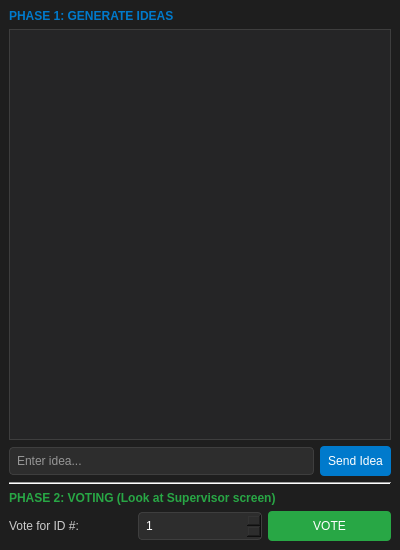
<?xml version="1.0" encoding="UTF-8"?>
<ui version="4.0">
 <class>WorkerWindow</class>
 <widget class="QMainWindow" name="WorkerWindow">
  <property name="geometry">
   <rect>
    <x>0</x>
    <y>0</y>
    <width>400</width>
    <height>550</height>
   </rect>
  </property>
  <property name="windowTitle">
   <string>Worker Terminal</string>
  </property>
  <property name="styleSheet">
   <string notr="true">QMainWindow { background-color: #1e1e1e; color: #ffffff; }
QLineEdit, QSpinBox { background-color: #2d2d2d; border: 1px solid #3e3e3e; color: #ffffff; padding: 5px; border-radius: 4px; }
QPushButton { background-color: #007acc; color: white; border: none; padding: 8px; border-radius: 4px; }
QPushButton:hover { background-color: #0098ff; }
QPushButton#btnVote { background-color: #28a745; }
QPushButton#btnVote:hover { background-color: #34c759; }
QListWidget { background-color: #252526; border: 1px solid #3e3e3e; color: #cccccc; }
QLabel { color: #cccccc; }</string>
  </property>
  <widget class="QWidget" name="centralwidget">
   <layout class="QVBoxLayout" name="verticalLayout">
    <item>
     <widget class="QLabel" name="label">
      <property name="text">
       <string>PHASE 1: GENERATE IDEAS</string>
      </property>
      <property name="styleSheet">
       <string notr="true">font-weight: bold; color: #007acc;</string>
      </property>
     </widget>
    </item>
    <item>
     <widget class="QListWidget" name="listMyIdeas"/>
    </item>
    <item>
     <layout class="QHBoxLayout" name="horizontalLayout">
      <item>
       <widget class="QLineEdit" name="lineEditIdea">
        <property name="placeholderText">
         <string>Enter idea...</string>
        </property>
       </widget>
      </item>
      <item>
       <widget class="QPushButton" name="btnSend">
        <property name="text">
         <string>Send Idea</string>
        </property>
       </widget>
      </item>
     </layout>
    </item>
    <item>
     <widget class="Line" name="line">
      <property name="orientation">
       <enum>Qt::Horizontal</enum>
      </property>
     </widget>
    </item>
    <item>
     <widget class="QLabel" name="label_2">
      <property name="text">
       <string>PHASE 2: VOTING (Look at Supervisor screen)</string>
      </property>
      <property name="styleSheet">
       <string notr="true">font-weight: bold; color: #28a745;</string>
      </property>
     </widget>
    </item>
    <item>
     <layout class="QHBoxLayout" name="horizontalLayout_2">
      <item>
       <widget class="QLabel" name="label_3">
        <property name="text">
         <string>Vote for ID #:</string>
        </property>
       </widget>
      </item>
      <item>
       <widget class="QSpinBox" name="spinBoxVoteID">
        <property name="minimum">
         <number>1</number>
        </property>
       </widget>
      </item>
      <item>
       <widget class="QPushButton" name="btnVote">
        <property name="text">
         <string>VOTE</string>
        </property>
       </widget>
      </item>
     </layout>
    </item>
   </layout>
  </widget>
 </widget>
 <resources/>
 <connections/>
</ui>
